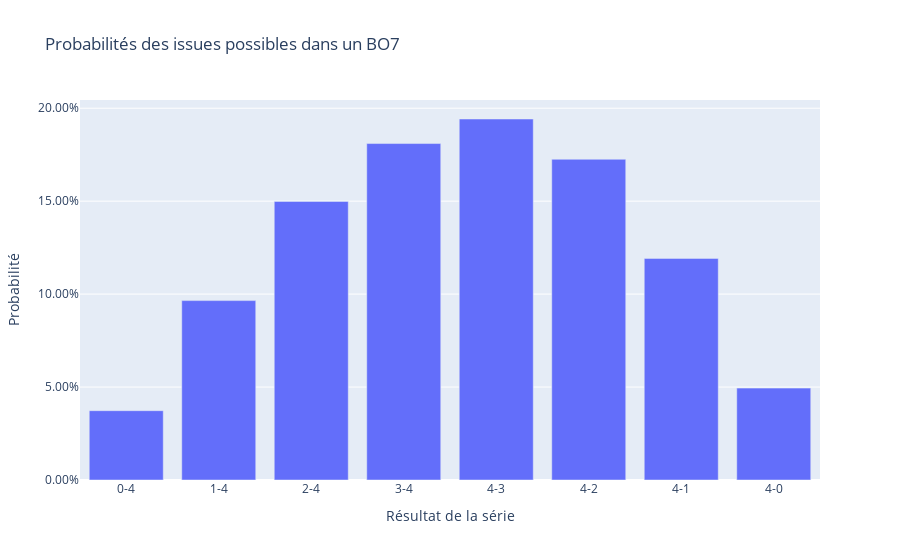

Notebook cell for this chart:
### Code cell
# Définition des résultats possibles
resultats = ["0-4", "1-4", "2-4", "3-4", "4-3", "4-2", "4-1", "4-0"]

# Création du graphique en barres
fig = go.Figure(go.Bar(x=resultats, y=proba))

# Personnalisation du graphique
fig.update_layout(
    title="Probabilités des issues possibles dans un BO7",
    xaxis_title="Résultat de la série",
    yaxis_title="Probabilité",
    yaxis_tickformat=".2%",
)

# Affichage du graphique
fig.show()

### Figure 1 — Plotly figure (JSON) as saved in the notebook; plotly's stock layout.template omitted (floating-point values rounded to 4 significant figures)
{"data": [{"type": "bar", "x": ["0-4", "1-4", "2-4", "3-4", "4-3", "4-2", "4-1", "4-0"], "y": [0.03729, 0.09651, 0.1499, 0.181, 0.1942, 0.1725, 0.1192, 0.04942]}], "layout": {"title": {"text": "Probabilités des issues possibles dans un BO7"}, "xaxis": {"title": {"text": "Résultat de la série"}}, "yaxis": {"tickformat": ".2%", "title": {"text": "Probabilité"}}}}
